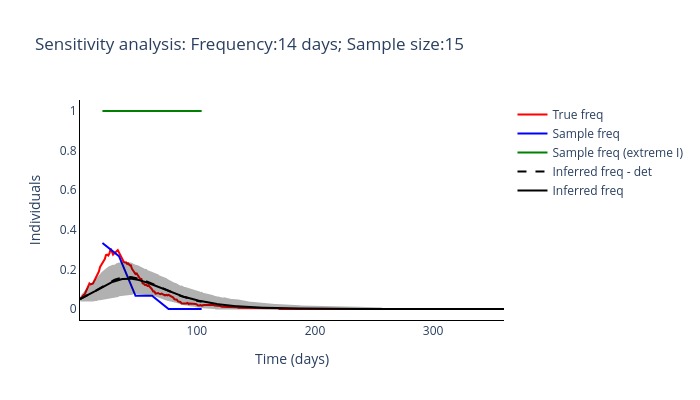
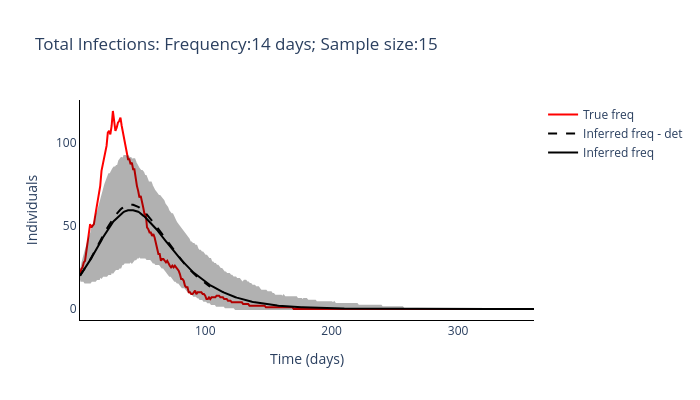

The notebook cell saved with these charts, in order:
### Markdown cell above
#### Run optimisation-based inference method for multiple sampling protcols

### Code cell
routine_run(freq_samplying_range[0], sample_size_range[0])

### Figure 1 — Plotly figure (JSON) as saved in the notebook; plotly's stock layout.template omitted (floating-point values rounded to 4 significant figures; data arrays with more than 128 entries replaced by an {"elided": "..."} marker saying what was removed)
{"data": [{"line": {"color": "red"}, "mode": "lines", "name": "True freq", "type": "scatter", "x": {"elided": "360 int values"}, "y": {"elided": "360 float values"}}, {"line": {"color": "blue"}, "mode": "lines", "name": "Sample freq", "type": "scatter", "x": [20, 34, 48, 62, 76, 90, 104], "y": [0.3333, 0.2667, 0.06667, 0.06667, 0, 0, 0]}, {"line": {"color": "green"}, "mode": "lines", "name": "Sample freq (extreme I)", "type": "scatter", "x": [20, 34, 48, 62, 76, 90, 104], "y": [1, 1, 1, 1, 1, 1, 1]}, {"line": {"color": "black", "dash": "dash"}, "mode": "lines", "name": "Inferred freq - det", "type": "scatter", "x": {"elided": "360 int values"}, "y": [0.05, 0.0527, 0.0555, 0.0584, 0.06141, 0.0645, 0.0677, 0.07098, 0.07434, 0.07778, 0.0813, 0.08487, 0.0885, 0.09219, 0.09593, 0.09969, 0.1035, 0.1072, 0.111, 0.1147, 0.1183, 0.1219, 0.1254, 0.1288, 0.1321, 0.1353, 0.1384, 0.1413, 0.144, 0.1466, 0.149, 0.1512, 0.1532, 0.1551, 0.1567, 0.1581, 0.1593, 0.1602, 0.1609, 0.1614, 0.1617, 0.1617, 0.1616, 0.1612, 0.1606, 0.1598, 0.1589, 0.1577, 0.1564, 0.1549, 0.1533, 0.1516, 0.1496, 0.1476, 0.1455, 0.1432, 0.1409, 0.1384, 0.136, 0.1334, 0.1308, 0.1282, 0.1255, 0.1228, 0.1201, 0.1173, 0.1146, 0.1118, 0.1091, 0.1063, 0.1036, 0.1009, 0.09824, 0.09559, 0.09296, 0.09037, 0.08782, 0.0853, 0.08283, 0.0804, 0.07801, 0.07567, 0.07337, 0.07112, 0.06892, 0.06677, 0.06467, 0.06262, 0.06061, 0.05866, 0.05676, 0.0549, 0.0531, 0.05134, 0.04964, 0.04798, 0.04636, 0.0448, 0.04328, 0.04181, 0.04038, 0.03899, 0.03765, 0.03634]}, {"line": {"color": "black"}, "mode": "lines", "name": "Inferred freq", "type": "scatter", "x": {"elided": "360 int values"}, "y": {"elided": "360 float values"}}, {"fill": "toself", "fillcolor": "black", "line": {"color": "black"}, "mode": "lines", "name": "Inferred freq", "opacity": 0.3, "showlegend": false, "type": "scatter", "x": {"elided": "720 int values"}, "y": {"elided": "720 float values"}}], "layout": {"height": 400, "plot_bgcolor": "white", "title": {"text": "Sensitivity analysis: Frequency:14 days; Sample size:15"}, "width": 700, "xaxis": {"linecolor": "black", "title": {"text": "Time (days)"}}, "yaxis": {"linecolor": "black", "title": {"text": "Individuals"}}}}

### Figure 2 — Plotly figure (JSON) as saved in the notebook; plotly's stock layout.template omitted (floating-point values rounded to 4 significant figures; data arrays with more than 128 entries replaced by an {"elided": "..."} marker saying what was removed)
{"data": [{"line": {"color": "red"}, "mode": "lines", "name": "True freq", "type": "scatter", "x": {"elided": "360 int values"}, "y": {"elided": "360 int values"}}, {"line": {"color": "black", "dash": "dash"}, "mode": "lines", "name": "Inferred freq - det", "type": "scatter", "x": {"elided": "360 int values"}, "y": [20, 21.06, 22.16, 23.3, 24.48, 25.7, 26.95, 28.23, 29.54, 30.89, 32.26, 33.65, 35.06, 36.49, 37.94, 39.4, 40.86, 42.31, 43.76, 45.19, 46.59, 47.97, 49.31, 50.61, 51.87, 53.07, 54.23, 55.33, 56.36, 57.33, 58.23, 59.05, 59.8, 60.47, 61.06, 61.56, 61.97, 62.3, 62.53, 62.68, 62.74, 62.71, 62.6, 62.41, 62.14, 61.8, 61.38, 60.9, 60.35, 59.74, 59.07, 58.35, 57.57, 56.75, 55.89, 54.98, 54.04, 53.07, 52.08, 51.06, 50.03, 48.99, 47.93, 46.86, 45.79, 44.71, 43.63, 42.55, 41.48, 40.4, 39.34, 38.28, 37.24, 36.2, 35.18, 34.18, 33.18, 32.21, 31.25, 30.31, 29.39, 28.48, 27.59, 26.73, 25.88, 25.05, 24.24, 23.46, 22.69, 21.94, 21.21, 20.5, 19.81, 19.14, 18.49, 17.86, 17.24, 16.65, 16.07, 15.51, 14.97, 14.44, 13.93, 13.44]}, {"line": {"color": "black"}, "mode": "lines", "name": "Inferred freq", "type": "scatter", "x": {"elided": "360 int values"}, "y": {"elided": "360 float values"}}, {"fill": "toself", "fillcolor": "black", "line": {"color": "black"}, "mode": "lines", "name": "Inferred freq", "opacity": 0.3, "showlegend": false, "type": "scatter", "x": {"elided": "720 int values"}, "y": {"elided": "720 float values"}}], "layout": {"height": 400, "plot_bgcolor": "white", "title": {"text": "Total Infections: Frequency:14 days; Sample size:15"}, "width": 700, "xaxis": {"linecolor": "black", "title": {"text": "Time (days)"}}, "yaxis": {"linecolor": "black", "title": {"text": "Individuals"}}}}
